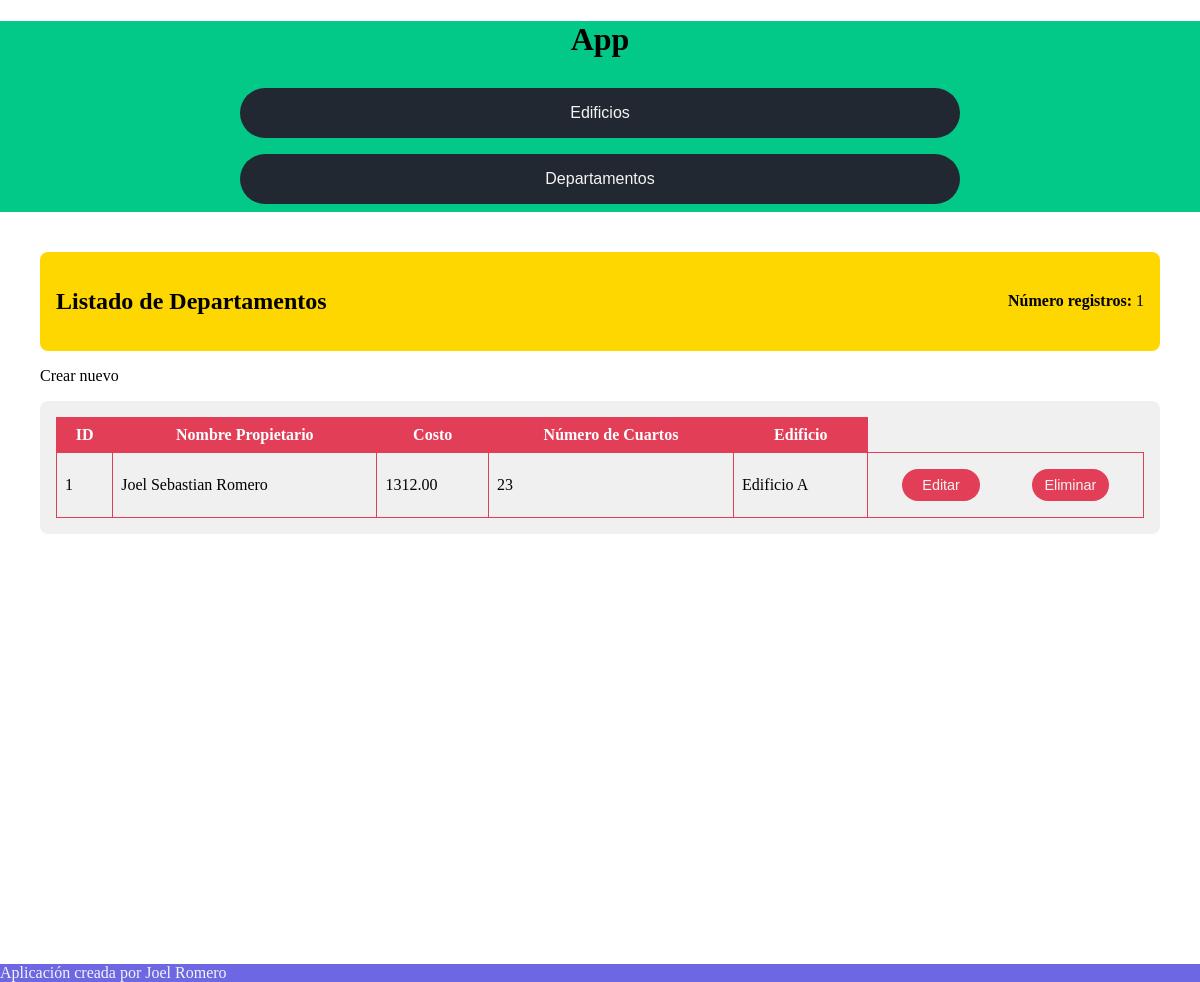
Page /entidades/listar_departamentos/ on the committed database.
### app/models.py (models this page shows, shortened)
class Departamento(models.Model):
    nombre_propietario = models.CharField(max_length=100)
    costo = models.DecimalField(max_digits=8, decimal_places=2)
    numero_cuartos = models.IntegerField()
    edificio = models.ForeignKey(Edificio, on_delete=models.CASCADE)

class Edificio(models.Model):
    TIPO_CHOICES = [
        ('Residencial', 'Residencial'),
        ('Comercial', 'Comercial'),
    ]
    nombre = models.CharField(max_length=100)
    direccion = models.CharField(max_length=200)
    ciudad = models.CharField(max_length=100)
    tipo = models.CharField(max_length=50, choices=TIPO_CHOICES)

### app/views.py (the view)
# urls.py: path('listar_departamentos/', listar_departamentos, name='listar_departamentos'),
def listar_departamentos(request):
    departamentos = Departamento.objects.all()
    data = getDataForHtml(departamentos, len(departamentos), 'Listado de Departamentos', 'departamentos')
    return render(request, 'list.html', data)

### app/views.py (called while the page is built)
def getDataForHtml(items, numero_registros, title, type):
    return {'items': items, 'numero_registros': numero_registros, 'title': title, 'type': type}

### app/templates/list.html (shortened to what this page needs)
{% extends "base.html" %}
{% block content %}
<section>
    <div class="section-header">
        <h2>{{ title }}</h2>
        <p><b>Número registros:</b> {{ numero_registros }}</p>
    </div>
    <article>
        <div>
            {% if type == "edificios" %}
            <a href="{% url 'crear_edificio' %}" style="color: black;">
                <p>Crear nuevo</p>
            </a>
            {% elif type == "departamentos" %}
            <a href="{% url 'crear_departamento' %}" style="color: black;">
                <p>Crear nuevo</p>
            </a>
            {% endif %}
        </div>
        <div class="section-cards">
            <table>
                <thead>
                    <tr>
                        <th>ID</th>
                        {% if type == "edificios" %}
                        <th>Nombre</th>
                        <th>Dirección</th>
                        <th>Ciudad</th>
                        <th>Tipo</th>
                        {% elif type == "departamentos" %}
                        <th>Nombre Propietario</th>
                        <th>Costo</th>
                        <th>Número de Cuartos</th>
                        <th>Edificio</th>
                        {% endif %}
                    </tr>
                </thead>
                <tbody>
                    {% for item in items %}
                    <tr>
                        <td>{{ item.id }}</td>
                        {% if type == "edificios" %}
                        <td>{{ item.nombre }}</td>
                        <td>{{ item.direccion }}</td>
                        <td>{{ item.ciudad }}</td>
                        <td>{{ item.tipo }}</td>
                        {% elif type == "departamentos" %}
                        <td>{{ item.nombre_propietario }}</td>
                        <td>{{ item.costo }}</td>
                        <td>{{ item.numero_cuartos }}</td>
                        <td>{{ item.edificio.nombre }}</td>
                        {% endif %}
                        <td><div class="card-buttons">
                            {% if type == "edificios" %}
                            <button><a
                                    href="{% url 'editar_edificio' item.id %}">Editar</a></button>
                            <button><a
                                    href="{% url 'eliminar_edificio' item.id %}">Eliminar</a></button>
                            {% elif type == "departamentos" %}
                            <button><a
                                    href="{% url 'editar_departamento' item.id %}">Editar</a></button>
                            <button><a
                                    href="{% url 'eliminar_departamento' item.id %}">Eliminar</a></button>
                            {% endif %}
                        </div>
                    </td>
                    </tr>
                    {% endfor %}
                </tbody>
            </table>
        </div>
    </article>
</section>
{% endblock %}

### app/static/styles/base.css (style rules this page uses)
html, body { padding: 0; margin: 0; width: 100%; height: 100%; min-height: 100vh; }
body { position: absolute; }
a { color: #f4f4f4; text-decoration: none; }

### app/static/styles/list.css (style rules this page uses)
section { padding: 4vh; background-color: white; border-radius: 2vh; }
.section-header { display: flex; align-items: center; justify-content: space-between; background-color: #ffd700; padding: 1rem; border-radius: 0.5rem; }
.section-header p { margin-left: auto; }
article .section-cards { background-color: #f0f0f0; padding: 1rem; border-radius: 0.5rem; }
.card-buttons { display: flex; flex-direction: row; align-items: center; justify-content: space-around; }
.card-buttons button { margin: 1vh; width: 30%; padding: 1vh; font-size: 0.9rem; background-color: #E23E57; border: none; border-radius: 2vh; }
table { margin: 0 auto; border-collapse: collapse; width: 100%; }
table thead { background-color: #E23E57; color: white; }
table th, table td { padding: 0.5rem; border: 1px solid #E23E57; }
table th { text-align: center; }

### rows in the picture
Departamento: id "1", nombre_propietario "Joel Sebastian Romero", costo "1312.00", numero_cuartos "23", edificio.nombre "Edificio A"

### other values in the picture
{{ title }} "Listado de Departamentos"
{{ numero_registros }} "1"
